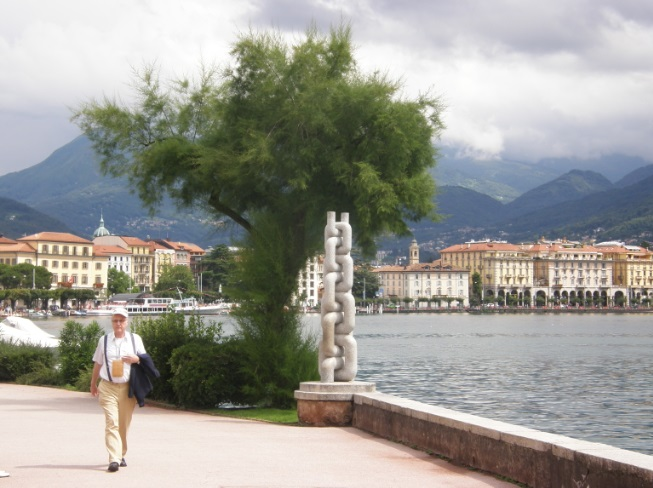
#> input picture hw/data/chain_small.jpg, 653 x 488 px
$ jupyter execute --allow-errors math_advanced_hw02.ipynb   (shell and % lines are left out)
#> lines starting #> are read from the running program, lines starting #| are printed output that depends on the picture
<center>

</center>

# Yet another math for DS course: домашнее задание 2

**ФИО:**

**Социальный бонус [1 балл]:** у нас онлайн-магистратура, но это не отменяет движа. Сходите куда-нибудь с однокурсниками и прикрепите фото с этого похода сюда.

## Общая информация

__Дата выдачи:__ 18.10.2023

__Мягкий дедлайн:__ 23:59MSK 19.11.2023

__Жёсткий дедлайн:__ 23:59MSK 26.11.2023

## Формат сдачи

Сам ноутбук называйте в формате hw-02-USERNAME.ipynb, где USERNAME — ваши фамилия и имя. Файл надо будет сдать в anytask.

## Оформление

1. Be good, drink milk and [think of Russia](https://www.youtube.com/watch?v=jyxSFfBKMxQ)
2. Обязательно фиксируйте зерно генератора случайных чисел в экспериментах. При перезапуске кода значения не должны меняться.
3. Вверху файла подпишите фамилию, имя, группу и какой-то занимательный факт о себе.
4. Обратите внимание, что у графиков должны быть подписаны оси, заголовок графика и при необходимости обязательно наличие легенды.

> За отсутствие названий графиков и подписей к осям могут снижаться баллы. Все картинки должны быть самодостаточны и визуально удобны для восприятия, так чтобы не нужно было смотреть ваш код или знать задание, чтобы понять что на них изображено.

Для каждого построенного графика делайте выводы. Эти выводы не должны быть поверхностными и очевидными. Не будьте мудрым королём.

<br>

<center>

</center>

**Пример плохого вывода:** Синенькая линия идет вверх, а красная вниз. Черненькая идет вниз, а потом вверх.

<br>

<center>

</center>

[cell 1]
# Библиотека для работы с матрицами
import numpy as np

# Алгоритмы линейной алгебры
import scipy.linalg as sla

# Библиотека для работы с разреженными матрицами
import scipy.sparse as sps

# Алгоритмы линейной алгебры для разреженных матриц
import scipy.sparse.linalg as spla

# Графическая библиотека
import matplotlib.pyplot as plt

# Позволяет отрисовывать графики и изображения прямо в ноутбуке, а не в отдельном окне. Жизненно важная вещь!

[cell 2]
### ╰( ͡° ͜ʖ ͡° )つ▬▬ι═══════  bzzzzzzzzzz
# will the code be with you

# Часть 1: точность вычислений

## [20 баллов] Задача №1: точность вычислений

С точки зрения математики матричные разложения являются точными: произведение сомножителей всегда равняется исходной матрицы $A$. К сожалению, на практике этом часто мешает вычислительная погрешность.

Для $LU$ разложения $l_2$-норма ошибки ошибки $||\delta A|| = ||A - LU||$ удовлетворяет следующей оценке:

$$||\delta A|| \leqslant ||L|| \cdot ||U|| \cdot O(\varepsilon_{machine})$$

А нормы $L$ и $U$ могут быть совсем нехорошими.

__[5 баллов] Задание 1.1__ Рассмотрим следующее LU-разложение:

$$
\begin{pmatrix}
1 & 0\\
10^{20} & 1
\end{pmatrix}
\cdot
\begin{pmatrix}
10^{-20} & 1\\
0 & 1 - 10^{20}
\end{pmatrix}
$$
и
$$
\begin{pmatrix}
1. & 0.\\
10.^{20} & 1.
\end{pmatrix}
\cdot
\begin{pmatrix}
10.^{-20} & 1.\\
0. & 1. - 10.^{20}
\end{pmatrix}
$$

Во втором случае мы специально указали Питону (поставив везде десятичные точки), что хотим работать не с целыми числами, а с числами с плавающей точкой. Перемножьте полученные матрицы $L$ и $U$. Как ответ вам кажется правильным, почему?

> __Ответ:__ тут нужен ваш текст !!!

[cell 3]
# your code here
# (♡-_-♡)

Отметим, что в реальных вычислениях матричные элементы почти наверняка с самого начала будут числами с плавающей точкой (а не целыми).

**Выход: LU-разложение с выбором главного элемента (по столбцу)**

Каждый раз ищем максимум в столбце и переставляем соответствующую строку наверх.

$$\begin{pmatrix}
b_{11} & \dots & b_{1i} & b_{1,i+1} & \dots & b_{1n}\\
 & \ddots & \vdots & \vdots & & \vdots\\
 & & \color{blue}{b_{ii}} & \color{blue}{b_{i,i+1}} & \dots & \color{blue}{b_{in}} \\
 & & b_{i+1,i} & b_{i+1,i+1} & \dots & b_{i+1,n}\\
 & & \vdots & \vdots &  & \vdots \\
 & & \color{green}{b_{ji}} & \color{green}{b_{j,i+1}} & \dots & \color{green}{b_{jn}} \\
 & & \vdots & \vdots & & \vdots\\
\end{pmatrix}\longrightarrow
\begin{pmatrix}
b_{11} & \dots & b_{1i} & b_{1,i+1} & \dots & b_{1n}\\
 & \ddots & \vdots & \vdots & & \vdots\\
 & & \color{green}{b_{ji}} & \color{green}{b_{j,i+1}} & \dots & \color{green}{b_{jn}} \\
 & & b_{i+1,i} & b_{i+1,i+1} & \dots & b_{i+1,n}\\
 & & \vdots & \vdots &  & \vdots \\
 & & \color{blue}{b_{ii}} & \color{blue}{b_{i,i+1}} & \dots & \color{blue}{b_{in}} \\
 & & \vdots & \vdots & & \vdots\\
\end{pmatrix}\longrightarrow$$
$$\longrightarrow\begin{pmatrix}
b_{11} & \dots & b_{1i} & b_{1,i+1} & \dots & b_{1n}\\
 & \ddots & \vdots & \vdots & & \vdots\\
 & & \color{green}{b_{ji}} & \color{green}{b_{j,i+1}} & \dots & \color{green}{b_{jn}} \\
 & & 0 & b'_{i+1,i+1} & \dots & b'_{i+1,n}\\
 & & \vdots & \vdots &  & \vdots \\
 & & 0 & b'_{i,i+1} & \dots & b'_{in} \\
 & & \vdots & \vdots & & \vdots
\end{pmatrix}$$

Надо сказать, что примерно так вы все и решали системы на первом курсе университета! Именно наибольший, а не первый ненулевой элемент столбца берётся потому, что чем больше число - тем меньшие погрешности потенциально вносит деление на него.

Что при этом происходит? Перестановка строк матрицы равносильна умножению её слева на матрицу соответствующей перестановки. Таким образом, мы получаем равенство

$$L_nP_nL_{n-1}P_{n-1}\ldots L_2P_2L_1P_1 A = U\qquad\qquad(1)$$

где $L_1,\ldots,L_n$ - некоторые нижнетреугольные матрицы.

**Вопрос:** Ну, и где здесь матрица $L$?!

**Ответ:** Введём новые матрицы

\begin{align*}
L'_n &= L_n\\
L'_{n-1} &= P_nL_nP_{n-1}\\
L'_{n-2} &= P_nP_{n-1}L_{n-1}P_n^{-1}P_{n-1}^{-1}\\
&\ldots\\
L'_1 &= P_nP_{n-1}\ldots P_2L_1P_2^{-1}\ldots P_{n-1}^{-1}P_n^{-1}
\end{align*}

**Упражнение.** Матрицы $L'_i$ тоже нижнетреугольные!

Тогда левая часть (1) перепишется в виде

$$\underbrace{L'_nL'_{n-1}\ldots L'_1}_{:=L^{-1}}\underbrace{P_nP_{n-1}\ldots P_1}_{:=P^{-1}}\cdot A$$

**Итог:** разложение вида
$$A = PLU$$
где $P$ - матрица перестановки.

Функция `scipy.linalg.lu` в Питоне находит именно такое разложение!

Все элементы $L$ не превосходят $1$, так что $||L||]\leqslant 1$. При этом
$$||\Delta A|| \leqslant ||A||\cdot O(\rho \varepsilon_{machine}),$$
где
$$\rho = \frac{\max_{i,j}|u_{ij}|}{\max_{i,j}|a_{ij}|}$$
Это число называется *фактором роста матрицы*.

Но что, если это отношение велико?

__[5 баллов] Задание 1.2__  Сгенерируйте матрицу $500\times500$, имеющую вид

$$\begin{pmatrix}
1 & 0 & 0 & \cdots & 0 & 0 & 1\\
-1 & 1 & 0 &  &  & 0 & 1\\
-1 & -1 & 1 & 0  &  & 0 & 1\\
\vdots & & \ddots & \ddots  & \ddots & \vdots & \vdots \\
-1 & -1 & -1 & \ddots & 1 & 0 & 1\\
-1 & -1 & -1 &  & -1 & 1 & 1\\
-1 & -1 & -1 & \cdots & -1 & -1 & 1
\end{pmatrix}$$

Например, вы можете сгенерировать сначала нулевую матрицу нужного размера, а потом заполнить её клетки правильными числами.

Найдите её PLU-разложение и QR-разложение. Убедитесь, что $P = E$. Вычислите $||A - LU||_2$ и $||A - QR||_2$. Чему равен фактор роста матрицы $A$?

[cell 4]
# your code here
# (｡❤‿❤｡)

К счастью, на практике так редко очень бывает (чёрт его знает почему). Тем не менее, QR-разложение всё-таки лучше. Теоретическая оценка для ошибки QR-разложения имеет вид

$$||A - QR||_2 \leqslant ||A||_2\cdot O(\varepsilon_{machine})$$

__[5 баллов] Задание 1.3__  Рассмотрим *матрицу Паскаля* $S_n = \left(C_{i + j}^i\right)$ ($i,j = 0,\ldots,n-1$).

Каково её LU-разложение? Выведите формулы для матриц L и U и приведите краткое обоснование прямо в ноутбуке. Не пользуйтесь функцией `scipy.linalg.lu`, чтобы его "угадать": матрица P будет отлична от единичной, и вы получите не то, что хотели.

Каков её определитель?

> __Ответ:__ Ваши формулы (ручное решение задачки вбитое в маркдаун)

__[5 баллов] Задание 1.4__ Напишите функцию `my_pascal(n)`, генерирующую матрицу Паскаля размера $n\times n$.

[cell 5]
# your code here
# =^･ｪ･^=

Найдите норму разности $||A - PLU||_2$. Не такая уж и большая, правда?

[cell 6]
# your code here
# (❍ᴥ❍ʋ)

Теперь попросим компьютер вычислить определитель матрицы Паскаля $30\times30$ и решить простенькую систему уравнений:

[cell 7]
# your code here
#  ლ(ಠ益ಠლ)

Так себе ошибка. Теперь попробуем сделать это с помощью QR-разложения. Станет ли лучше?

[cell 8]
# your code here
# (⌐■_■)

Объясните полученные неприятные результаты.

> __Ответ:__ Ваш ответ буквами прям в маркдауне:3

## [20 баллов] Задача №2:  решение СЛАУ

Реализуйте несколько алгоритмов решения СЛАУ $Ax = B$, где $A = A^T$, $A \geqslant 0$ с матричной правой частью $B$.
ф
1. **Наивный способ**: $x = A^{-1}B$;

2. **Стандартный способ**: с помощью процедуры `solve` модуля `scipy.linalg`;

3. **Разложение Холецкого**: с помощью разложения Холецкого для матрицы $A$ и последующего решения двух СЛАУ с треугольными матрицами;

4. **Разложение Холецкого с процедурами scipy**: с помощью разложения Холецкого для матрицы $A$ и специальных процедур из пакета `scipy.linalg` (`cho_factor`, `cho_solve`).

Для решения СЛАУ с треугольной матрицей можно воспользоваться функцией `solve_triangular` из пакета `scipy.linalg`.

[cell 9]
def naive_solve(A, B):
    # Your code here
    raise NotImplementedError()

def standard_solve(A, B):
    # Your code here
    raise NotImplementedError()

def cho_solve(A, B):
    # Your code here
    raise NotImplementedError()

def scipy_cho_solve(A, B):
    # Your code here
    raise NotImplementedError()

__[10 баллов] Задание 2.1__ Проведите тестирование реализованных алгоритмов на небольшой СЛАУ на предмет совпадения ответов

[cell 10]
# your code here
# ( ￣ー￣)

__[10 баллов] Задание 2.2__ Проведите эксперименты и выясните, как меняется время работы этих методов

- с ростом размера матрицы $A$ при фиксированном числе правых частей. Рассмотрите системы с 10, 100, 1000 правых частей;

- с ростом числа правых частей при фиксированном размере матрицы $A$ (например, $100\times100$).

Обязательно нарисуйте графики (время работы от размера). Какой метод оказывается более быстрым?

Для тестирования вам пригодятся случайные матрицы, сгенерированные с помощью функции `numpy.random.randn`. Но не забудьте, что в задаче речь идёт о *симметрических положительно определённых матрицах*. Так что подумайте, как из случайных матриц сделать симметрические положительно определённые.

Матрицы левых частей должны быть не менее $100\times100$: при меньших размерностях заметную роль могут играть факторы, не имеющие отношения к алгебре. Мы рекомендуем рассматривать системы с матрицами размера от 100 до 1000 и с числом правых частей от 10 до 10000. Приготовьтесь к тому, что эксперименты могут занять какое-то время.

[cell 11]
# your code here
# ༼ つ ಥ_ಥ ༽つ

## [20 баллов] Задача №3: Разреженные матрицы

- [Вот здесь](http://docs.scipy.org/doc/scipy/reference/sparse.html) можно посмотреть, как различные форматы разреженных матриц реализованы в библиотеке `scipy`.
- [Вот здесь](https://www.cise.ufl.edu/research/sparse/matrices/index.html) выложено много разреженных матриц из разнообразных приложений. Что особенно приятно, сайт предоставляет удобный клиент для скачивания, в котором доступен предпросмотр и данные о том, являются ли матрицы симметричными или положительно определёнными.
- [Вот тут в туториале можно найти много полезных функций](https://matteding.github.io/2019/04/25/sparse-matrices/)

__[5 баллов] Задание 3.1__ Разные форматы разреженных матриц можно преобразовывать друг в друга. Преобразование из формата `LIL` в формат `CSR` занимает гораздо больше времени, чем преобразования между форматами `COO`, `CSR` и `CSC`. Почему так происходит?

> __Ответ:__ Ваш ответ буквами прям в маркдауне:3

__[15 баллов] Задание 3.2__ Торговая сеть предоставила вам данные о покупках своих клиентов, представляющие собою
таблицу со столбцами
* Номер записи
* *InvoiceNo* - номер чека
* *StockCode* - код товара
* *Description* - название товара

Чтобы понять, какие товары покупают вместе, вы решили построить (разреженную) матрицу, строки и столбцы которой соответствуют различным товарам, а в клетке с "номером" $(g_1, g_2)$ стоит число $c(g_1 \& g_2)$ --- количество чеков, содержащих оба товара.

Ниже приведён код, который вам нужно дополнить, дописав функцию ``CreateMatrix``, создающая из структуры pandas.DataFrame разреженную матрицу. Ваша реализация должна удовлетворять следующим свойствам:
* матрица должна создаваться эффективно и по возможности с минимальным числом циклов;
* итоговая матрица должна позволять быстро отвечать на следующие вопросы:
  - сколько всего было куплено товаров данного типа?
  - какие пары товаров покупались вместе чаще всего?
  - какие товары чаще всего покупались вместе с данным товаром?

Пожалуйста, объясните, почему вы выбрали именно ту, а не иную архитектуру.

> __Ответ:__ Ваш ответ буквами прям в маркдауне:3

Загрузим данные:

[cell 12]
import pandas as pd
#> (the rest of this cell did not finish here and is left out)

Распечатаем первые несколько строк, чтобы осознать структуру данных:

#> (a cell that did not finish here is left out)

А теперь та самая функция. Вам могут пригодиться следующие конструкции:

* ``for name, group in data.groupby('InvoiceNo')`` --- цикл, в котором ``name`` будут различными значениями ``InvoiceNo``, а ``group`` --- кусками нашего ``DataFrame`` с заданным значением ``InvoiceNo``.
* ``for g1, g2 in itertools.combinations(list(group['StockCode']), 2)`` --- цикл, пробегающий пары различных элементов (сочетания по 2) из списка товаров из заданной группы.

[cell 14]
import scipy.sparse as sps
import itertools

# Зачем бы нужны следующие две строки?)
#> (the rest of this cell did not finish here and is left out)

А теперь с помощью созданной вами матрицы ответьте на несколько вопросов:

1) Какая пара товаров была куплена вместе наибольшее число раз? Пожалуйста, в качестве ответа укажите не id, а названия из столбца ``Descriptions``.

2) Что чаще всего покупали вместе с ``KNITTED UNION FLAG HOT WATER BOTTLE``?

В вашем ноутбуке должно быть продемонстрировано, как вы это находите с помощью матрицы!

[cell 15]
# your code here
# ฅ^•ﻌ•^ฅ

# Часть 2: сингулярное разложение

Напомним, что сингулярным разложением (SVD, Singular value decomposition) матрицы $A$ размера $m\times n$ называется представление

$$A = U\Sigma V^T,$$

где $U$ — ортогональная матрица размера $m\times m$, $V$ — ортогональная матрица размера $n\times n$, $\Sigma = \mathrm{diag}(\sigma_1,\sigma_2,\sigma_3,\ldots)$ — диагональная матрица размера $m\times n$, в которой $\sigma_1\geqslant\sigma_2\geqslant\ldots\geqslant0$.

На самом деле требование, чтобы матрицы $U$ и $V$ были квадратными, избыточно. *Усечённым сингулярным разложением* мы будем называть разложение

$$A = U\Sigma V^T,$$

где $U$ и $V$ — матрицы с ортонормированными столбцами размеров $m\times k$ и $n \times k$ соответственно, $\Sigma$ — диагональная матрица размера $k\times k$, где $k = \min(m,n)$. Далее мы будем работать исключительно с усечённым разложением.

### Сжатие данных с помощью SVD = построение низкорангового приближения

Введём *норму Фробениуса* матрицы как

$$||A||_{frob} = \sqrt{\mathrm{tr}{A^TA}} = \sqrt{\sum\limits_{i,j}a^2_{i,j}}$$

Иными словами, это обычное евклидово расстояние на пространстве, которое получается, если все матрицы вытянуть в длинные векторы.

Зададимся вопросом: как найти матрицу $A_{r}$ ранга $r$, наименее отличающуюся от $A$ по норме Фробениуса (то есть для которой норма разности $||A - A_{r}||_{frob}$ минимальна). Оказывается, это можно сделать с помощью сингулярного разложения:

**Теорема.** Пусть $\Sigma_{r}$ — это матрица, полученная из $\Sigma$ заменой диагональных элементов $\sigma_{i}$ ($i > r$) нулями, тогда $A_{r} = U\Sigma_{r}V^T$.

Это можно переписать и в более экономичном виде. Если

$$A = \underbrace{
\begin{pmatrix}
u_{11} & \ldots & u_{1k}\\
\vdots & & \vdots\\
u_{m1} & \ldots & u_{mk}
\end{pmatrix}}_{=U}\cdot\underbrace{{
\begin{pmatrix}
\sigma_{1} & &\\
 & \sigma_{2} & \\
 & & \ddots
\end{pmatrix}}
}_{=\Sigma}\cdot \underbrace{
\begin{pmatrix}
v_{11} & \ldots & v_{n1}\\
\vdots & & \vdots\\
v_{1k} & \ldots & v_{nk}
\end{pmatrix}}_{=V^T}$$

то

$$A_{r} = \underbrace{
\begin{pmatrix}
u_{11} & \ldots & u_{1r}\\
\vdots & & \vdots\\
u_{m1} & \ldots & u_{mr}
\end{pmatrix}}_{=U_r}\cdot\underbrace{{
\begin{pmatrix}
\sigma_{1} & &\\
 & \ddots & \\
 & & \sigma_{r}
\end{pmatrix}}
}_{=\Sigma_r}\cdot \underbrace{
\begin{pmatrix}
v_{11} & \ldots & v_{n1}\\
\vdots & & \vdots\\
v_{1r} & \ldots & v_{nr}
\end{pmatrix}}_{=V^T_r}$$

При этом

$$||A - A_{r}||_{frob} = \sqrt{\sum\limits_{i\geqslant r+1} \sigma_{i}^2}$$

Если сингулярные значения матрицы падают достаточно быстро (а в реальных задачах часто бывает именно так), то норма разности будет малой при сравнительно небольшом значении $r$.

На хранение исходной матрицы нам требовалось $m\times n$ памяти. Теперь же, если мы будем хранить отдельно $U_r$, $V_r$ и диагональные элементы $\Sigma_r$, затраты памяти составят $mr + nr + r = r(m + n + 1)$.

**Разложение на компоненты ранга 1**

Обозначим через $u_1,\ldots, u_k$ столбцы матрицы $U$, а через $v_1, \ldots, v_k$ столбцы матрицы $V$. Тогда имеет место равенство

$$A = u_1\sigma_{1}v_1^T + u_2\sigma_{2}v_2^T + u_3\sigma_{3}v_3^T + \ldots$$

Матрицу $u_k\sigma_{k}v_k^T = \sigma_{k}u_kv_k^T$ мы будем называть $k$-й компонентой ранга 1 матрицы $A$. Отметим, что слагаемые в этой сумме ортогональны относительно скалярного произведения $(X, Y) = \mathrm{tr}(X^TY)$ (порождающего норму Фробениуса).

Как нетрудно заметить,

$$A_{r} = \sigma_{1}u_1v_1^T + \sigma_{2}u_2v_2^T + \ldots + \sigma_{r}u_rv_r^T$$

**Геометрический смысл SVD**

Допустим, что у нас есть выборка $x_1,\ldots,x_m\in\mathbb{R}^n$. Запишем её в матрицу объекты-признаки

$$X = \begin{pmatrix}
x_{11} & \ldots & x_{1n}\\
\vdots & & \vdots\\
x_{m1} & \ldots & x_{mn}
\end{pmatrix}$$

(строки — объекты, столбцы — признаки) и сделаем SVD-разложение: $X = U\Sigma V^T$. Его можно интерпретировать следующим образом:

$$X = U\Sigma\cdot V^T,$$

где $U\Sigma$ — это матрица объекты-признаки для тех же объектов, но в новых признаках, полученных из исходных с помощью линейного преобразования $V$ (напоминаем, что умножение на матрицу справа соответствует преобразованию столбцов). Попробуем понять, чем замечательны эти признаки.

Рассмотрим матрицу $X^TX = V\Sigma^2V^T$. Легко видеть, что это матрица Грама системы столбцов матрицы $X$; иными словами, в ней записаны скалярные произведения векторов различных признаков. Из лекций вы знаете, что $\sigma_1^2$, квадрат первого сингулярного числа, это наибольшее собственное значение матрицы $X^TX$, а $v_1$, первый столбец матрицы $V$, — это соответствующий собственный вектор. Можно показать, что

$$\sigma_1 = \mathrm{max}_{w}\frac{|Xw|}{|w|} = \mathrm{max}_{|w| = 1}\left(|Xw|\right).$$

Попробуем осознать физический смысл этой штуки. Напомним, что строки матрицы $X$ — это координаты объектов $x_1,\ldots,x_m$ в пространстве признаков. Произведение $Xw$ — это вектор из значений на тех же самых объектах некоторого нового признака, являющегося линейной комбинацией исходных с коэффициентами $w_1,\ldots,w_n$:

$$Xw = w_1\begin{pmatrix} x_{11}\\ \ldots \\ x_{m1}
\end{pmatrix} + w_2\begin{pmatrix} x_{12}\\ \ldots \\ x_{m2}
\end{pmatrix} + \ldots + w_n\begin{pmatrix} x_{1n}\\ \ldots \\ x_{mn}
\end{pmatrix}$$

Соответственно, $|Xw|^2$ — это квадрат длины вектора, составленного из значений нового признака.

Таким образом, первому сингулярному значению $\sigma_1$ отвечает такой признак, у которого сумма квадратов значений максимальна, то есть признак, принимающий, условно говоря, самые большие значения.

Резюмируя, мы можем сказать, что сингулярное разложение делает следующее:
- находит новый признак (новое направление) вдоль которого "дисперсия" максимальна;
- в ортогональной ему плоскости находит признак, вдоль которого "дисперсия" максимальна;
- и так далее.

**Технические детали (SVD в Питоне)**

Есть несколько способов сделать в Питоне сингулярное разложение; мы пока предлагаем Вам использовать

`import scipy.linalg as sla`

`U, S, Vt = sla.svd(X, full_matrices=False)`

Для ознакомления с особенностями этой функции рекомендуем обратиться к [документации](https://docs.scipy.org/doc/scipy/reference/generated/scipy.linalg.svd.html) (в частности, обратите внимание на то, какие именно объекты она возвращает).

## [20 баллов] Задача №4: Сжатие данных с помощью SVD

Попробуем поработать с какой-нибудь картинкой.

[cell 16]
import cv2 as cv
img = cv.imread("data/chain_small.jpg")
#> img is the input picture: shape (488, 653, 3); mean B, G, R 147.8, 154.4, 154.9
img.shape

[cell 17]
img = img.mean(axis=2) # это матрица из интенсивностей серого цвета; её уже можно подвергать SVD
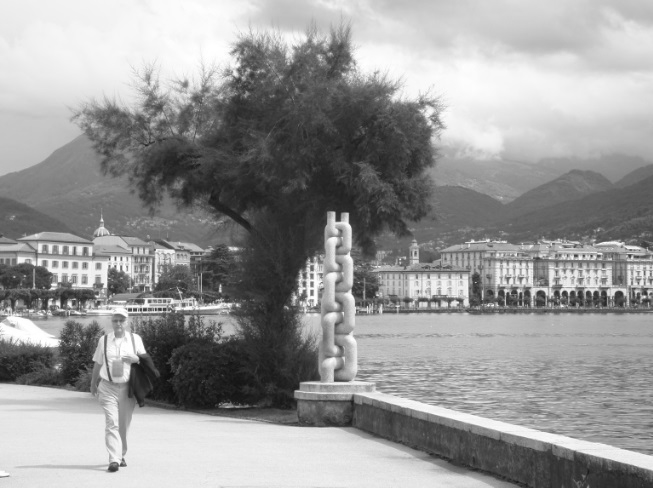
#> img: shape (488, 653) float64; min 15, max 255, mean 152.4
img.shape

Нарисуем картинку.

[cell 18]
import matplotlib.pyplot as plt

imgplot = plt.imshow(img, cmap='gray')

Построим сингулярное разложение этой матрицы.

[cell 19]
from numpy.linalg import svd

U, S, VT = svd(img, full_matrices=False)
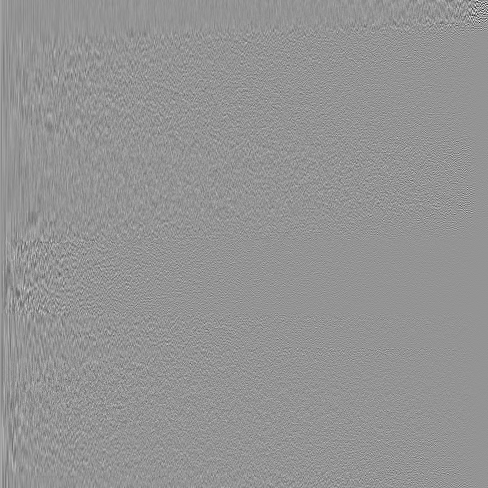
#> U: shape (488, 488) float64; min -0.58, max 0.419, mean 8.37e-05; drawn with min black and max white
#> S = 488 values, max 89798.6 at index 0, min 2.82 at index 487, mean 568
#> (the rest of the program and of its run is left out)
